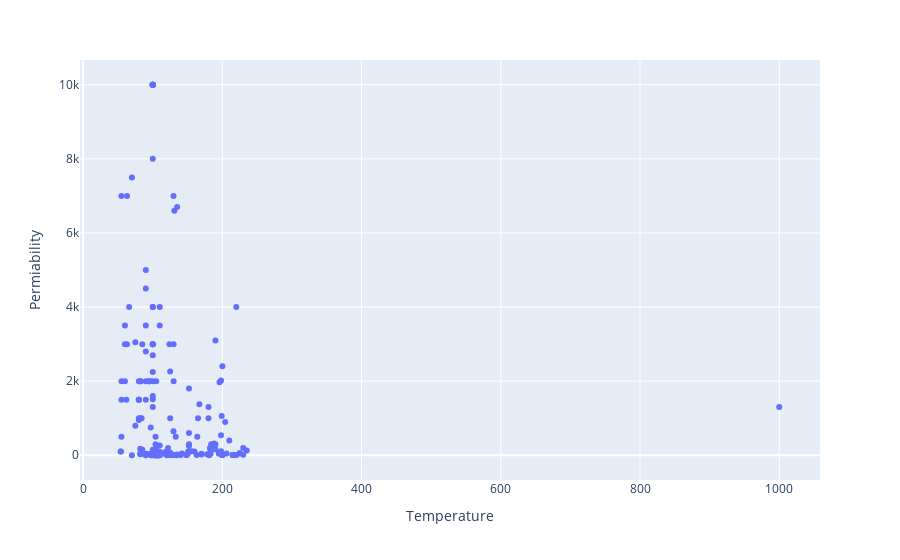

This figure's notebook cell:
### Markdown cell above
Now, there have been plotted some scatter plots in order to identify the relationships among the feature variables, as well as the presence of outliers.

### Code cell
px.scatter(data,  x="Temperature", y="Permiability")

### Figure 1 — Plotly figure (JSON) as saved in the notebook; plotly's stock layout.template omitted (floating-point values rounded to 4 significant figures; data arrays with more than 128 entries replaced by an {"elided": "..."} marker saying what was removed)
{"data": [{"hovertemplate": "Temperature=%{x}<br>Permiability=%{y}<extra></extra>", "legendgroup": "", "marker": {"color": "#636efa", "symbol": "circle"}, "mode": "markers", "name": "", "orientation": "v", "showlegend": false, "type": "scatter", "x": {"elided": "203 float values"}, "xaxis": "x", "y": {"elided": "203 float values"}, "yaxis": "y"}], "layout": {"legend": {"tracegroupgap": 0}, "margin": {"t": 60}, "xaxis": {"anchor": "y", "domain": [0, 1], "title": {"text": "Temperature"}}, "yaxis": {"anchor": "x", "domain": [0, 1], "title": {"text": "Permiability"}}}}
